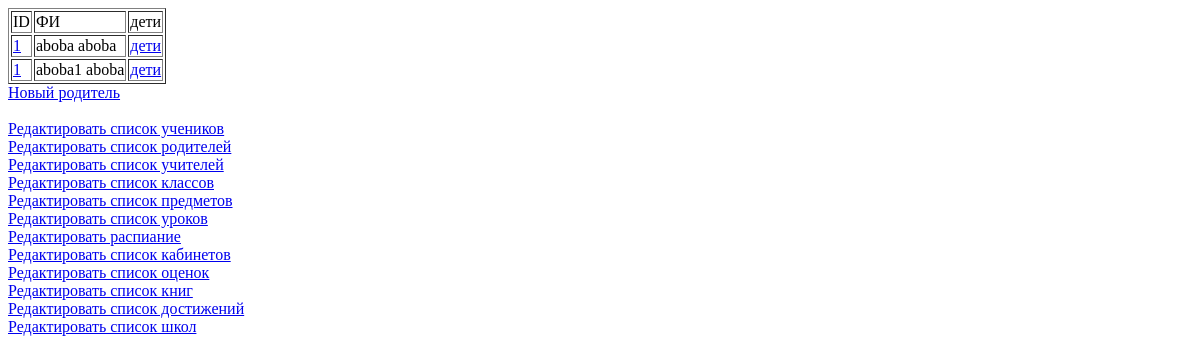
Page /admin_panel/parents (signed in) on the earlier database version.
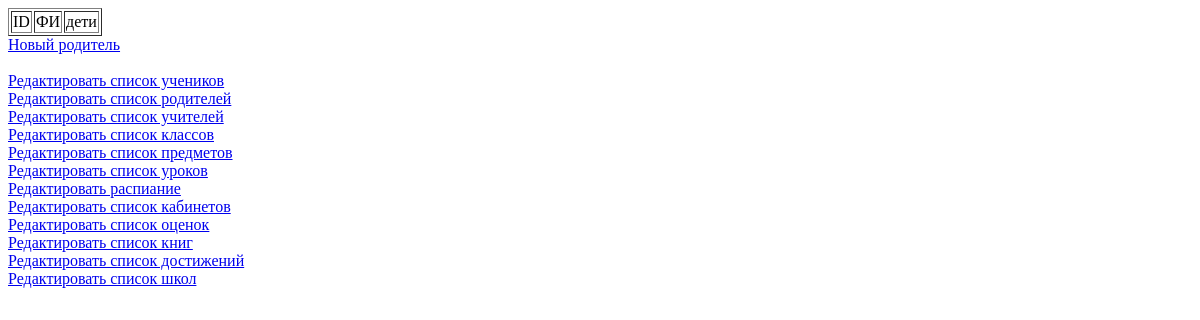
Same page on the later database version.
### app/models.py (models this page shows, shortened)
class Mother(db.Model):
    id_ = sqlalchemy.Column(sqlalchemy.Integer, primary_key=True, autoincrement=True)
    user_id = sqlalchemy.Column(sqlalchemy.Integer, sqlalchemy.ForeignKey("user.id_"))
    kids = db.relationship('Student', backref='mother', lazy='dynamic')

class User(db.Model, UserMixin):
    id_ = sqlalchemy.Column(sqlalchemy.Integer, primary_key=True, autoincrement=True)
    name = sqlalchemy.Column(sqlalchemy.String(32), nullable=False)
    surname = sqlalchemy.Column(sqlalchemy.String(32), nullable=False)
    password = sqlalchemy.Column(sqlalchemy.String(102), nullable=False)
    email = sqlalchemy.Column(sqlalchemy.String(255), unique=True)
    type = sqlalchemy.Column(sqlalchemy.Integer, nullable=False)
    students = db.relationship('Student', backref='student_user_data', lazy='dynamic')
    mothers = db.relationship('Mother', backref='mother_user_data', lazy='dynamic')
    fathers = db.relationship('Father', backref='father_user_data', lazy='dynamic')
    teachers = db.relationship('Teacher', backref='teacher_user_data', lazy='dynamic')
    admins = db.relationship('Admin', backref='admin_user_data', lazy='dynamic')
    def has_roles(self, *roles):
        if roles[0] == Role.Parent:
            if self.type == 1 or self.type == 2:
                return True
        elif int(roles[0]) == self.type:
            return True
        else:
            return False

class Father(db.Model):
    id_ = sqlalchemy.Column(sqlalchemy.Integer, primary_key=True, autoincrement=True)
    user_id = sqlalchemy.Column(sqlalchemy.Integer, sqlalchemy.ForeignKey("user.id_"))
    kids = db.relationship('Student', backref='father', lazy='dynamic')

### app/admin_panel.py (the view)
@application.route("/admin_panel/parents")
@roles_required(Role.Admin)
def admin_panel_parents():
    return render_template("admin/parents.html", mothers=parse_filter(models.Mother),
                           fathers=parse_filter(models.Father))

### app/admin_panel.py (called while the page is built)
def parse_filter(class_):
    params = list(request.args.keys())
    if len(params) and hasattr(class_, params[0]):
        field = params[0]
        data = request.args[field]
        results = class_.query.filter_by(**{field: data})  # 'class_' is database model
        return results
    else:
        return class_.query.all()

### app/authorization.py (called while the page is built)
@loginManager.user_loader
def load_user(user_id):
    return models.User.query.get(int(user_id))

### app/templates/admin/parents.html (shortened to what this page needs)
{% extends "/admin/base.html" %}
{% block main %}
    <table border="1">
        <tr>
            <td>ID</td>
            <td>ФИ</td>
            <td>дети</td>
        </tr>
        {% for mother in mothers %}
        <tr>
            <td>
                <a href="{{ url_for('admin_panel_mothers_update', id_=mother.id_) }}">{{ mother.id_ }}</a>
            </td>
            <td>{{ mother.mother_user_data.surname }} {{ mother.mother_user_data.name }}</td>
            <td>
                <a href="{{ url_for('admin_panel_students', mother_id=mother.id_) }}">дети</a>
            </td>
        </tr>
        {% endfor %}
        {% for father in fathers %}
        <tr>
            <td>
                <a href="{{ url_for('admin_panel_fathers_update', id_=father.id_) }}">{{ father.id_ }}</a>
            </td>
            <td>{{ father.father_user_data.surname }} {{ father.father_user_data.name }}</td>
            <td>
                <a href="{{ url_for('admin_panel_students', father_id=father.id_) }}">дети</a>
            </td>
        </tr>
        {% endfor %}
    </table>
    <div>
        <a href="{{ url_for('admin_panel_parents_new') }}">Новый родитель</a>
    </div>
{% endblock %}

Differences in the rows shown:
removed Mother: id_ "1", mother_user_data.surname "aboba", mother_user_data.name "aboba"
removed Father: id_ "1", father_user_data.surname "aboba1", father_user_data.name "aboba"
